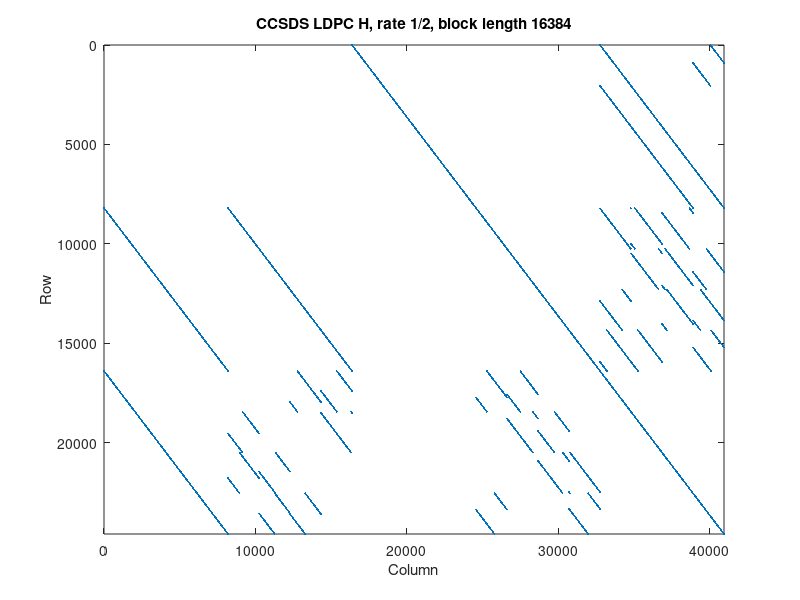

Write the MATLAB code that produced this figure.
% CCSDS 131.0-B-5 / Section 7.4 LDPC parity-check matrix builder.
% This script builds the full parity-check matrix H, including the last
% punctured M columns defined by Section 7.4.2.5.

% Manual parameter selection.
rate = '1/2';
block_length = 16384;

% Section 7.4 supports:
%   rates: 1/2, 2/3, 4/5
%   information block lengths: 1024, 4096, 16384

if strcmp(rate, '1/2')
  if block_length == 1024
    M = 512;
  elseif block_length == 4096
    M = 2048;
  elseif block_length == 16384
    M = 8192;
  else
    error('Unsupported block length for rate 1/2.');
  end
elseif strcmp(rate, '2/3')
  if block_length == 1024
    M = 256;
  elseif block_length == 4096
    M = 1024;
  elseif block_length == 16384
    M = 4096;
  else
    error('Unsupported block length for rate 2/3.');
  end
elseif strcmp(rate, '4/5')
  if block_length == 1024
    M = 128;
  elseif block_length == 4096
    M = 512;
  elseif block_length == 16384
    M = 2048;
  else
    error('Unsupported block length for rate 4/5.');
  end
else
  error('Unsupported rate. Use 1/2, 2/3, or 4/5.');
end

supported_M = [128, 256, 512, 1024, 2048, 4096, 8192];
tuple_column = find(supported_M == M, 1);
if isempty(tuple_column)
  error('Unsupported submatrix size M.');
end

theta = [ ...
  3; 0; 1; 2; 2; 3; 0; 1; 0; 1; 2; 0; 2; 3; 0; 1; 2; 0; 1; 2; 0; 1; 2; 1; 2; 3];

phi0 = [ ...
     1,   59,   16,  160,  108,  226, 1148;
    22,   18,  103,  241,  126,  618, 2032;
     0,   52,  105,  185,  238,  404,  249;
    26,   23,    0,  251,  481,   32, 1807;
     0,   11,   50,  209,   96,  912,  485;
    10,    7,   29,  103,   28,  950, 1044;
     5,   22,  115,   90,   59,  534,  717;
    18,   25,   30,  184,  225,   63,  873;
     3,   27,   92,  248,  323,  971,  364;
    22,   30,   78,   12,   28,  304, 1926;
     3,   43,   70,  111,  386,  409, 1241;
     8,   14,   66,   66,  305,  708, 1769;
    25,   46,   39,  173,   34,  719,  532;
    25,   62,   84,   42,  510,  176,  768;
     2,   44,   79,  157,  147,  743, 1138;
    27,   12,   70,  174,  199,  759,  965;
     7,   38,   29,  104,  347,  674,  141;
     7,   47,   32,  144,  391,  958, 1527;
    15,    1,   45,   43,  165,  984,  505;
    10,   52,  113,  181,  414,   11, 1312;
     4,   61,   86,  250,   97,  413, 1840;
    19,   10,    1,  202,  158,  925,  709;
     7,   55,   42,   68,   86,  687, 1427;
     9,    7,  118,  177,  168,  752,  989;
    26,   12,   33,  170,  506,  867, 1925;
    17,    2,  126,   89,  489,  323,  270];

phi1 = [ ...
     0,    0,    0,    0,    0,    0,    0;
    27,   32,   53,  182,  375,  767, 1822;
    30,   21,   74,  249,  436,  227,  203;
    28,   36,   45,   65,  350,  247,  882;
     7,   30,   47,   70,  260,  284, 1989;
     1,   29,    0,  141,   84,  370,  957;
     8,   44,   59,  237,  318,  482, 1705;
    20,   29,  102,   77,  382,  273, 1083;
    26,   39,   25,   55,  169,  886, 1072;
    24,   14,    3,   12,  213,  634,  354;
     4,   22,   88,  227,   67,  762, 1942;
    12,   15,   65,   42,  313,  184,  446;
    23,   48,   62,   52,  242,  696, 1456;
    15,   55,   68,  243,  188,  413, 1940;
    15,   39,   91,  179,    1,  854, 1660;
    22,   11,   70,  250,  306,  544, 1661;
    31,    1,  115,  247,  397,  864,  587;
     3,   50,   31,  164,   80,   82,  708;
    29,   40,  121,   17,   33, 1009, 1466;
    21,   62,   45,   31,    7,  437,  433;
     2,   27,   56,  149,  447,   36, 1345;
     5,   38,   54,  105,  336,  562,  867;
    11,   40,  108,  183,  424,  816, 1551;
    26,   15,   14,  153,  134,  452, 2041;
     9,   11,   30,  177,  152,  290, 1383;
    17,   18,  116,   19,  492,  778, 1790];

phi2 = [ ...
     0,    0,    0,    0,    0,    0,    0;
    12,   46,    8,   35,  219,  254,  318;
    30,   45,  119,  167,   16,  790,  494;
    18,   27,   89,  214,  263,  642, 1467;
    10,   48,   31,   84,  415,  248,  757;
    16,   37,  122,  206,  403,  899, 1085;
    13,   41,    1,  122,  184,  328, 1630;
     9,   13,   69,   67,  279,  518,   64;
     7,    9,   92,  147,  198,  477,  689;
    15,   49,   47,   54,  307,  404, 1300;
    16,   36,   11,   23,  432,  698,  148;
    18,   10,   31,   93,  240,  160,  777;
     4,   11,   19,   20,  454,  497, 1431;
    23,   18,   66,  197,  294,  100,  659;
     5,   54,   49,   46,  479,  518,  352;
     3,   40,   81,  162,  289,   92, 1177;
    29,   27,   96,  101,  373,  464,  836;
    11,   35,   38,   76,  104,  592, 1572;
     4,   25,   83,   78,  141,  198,  348;
     8,   46,   42,  253,  270,  856, 1040;
     2,   24,   58,  124,  439,  235,  779;
    11,   33,   24,  143,  333,  134,  476;
    11,   18,   25,   63,  399,  542,  191;
     3,   37,   92,   41,   14,  545, 1393;
    15,   35,   38,  214,  277,  777, 1752;
    13,   21,  120,   70,  412,  483, 1627];

phi3 = [ ...
     0,    0,    0,    0,    0,    0,    0;
    13,   44,   35,  162,  312,  285, 1189;
    19,   51,   97,    7,  503,  554,  458;
    14,   12,  112,   31,  388,  809,  460;
    15,   15,   64,  164,   48,  185, 1039;
    20,   12,   93,   11,    7,   49, 1000;
    17,    4,   99,  237,  185,  101, 1265;
     4,    7,   94,  125,  328,   82, 1223;
     4,    2,  103,  133,  254,  898,  874;
    11,   30,   91,   99,  202,  627, 1292;
    17,   53,    3,  105,  285,  154, 1491;
    20,   23,    6,   17,   11,   65,  631;
     8,   29,   39,   97,  168,   81,  464;
    22,   37,  113,   91,  127,  823,  461;
    19,   42,   92,  211,    8,   50,  844;
    15,   48,  119,  128,  437,  413,  392;
     5,    4,   74,   82,  475,  462,  922;
    21,   10,   73,  115,   85,  175,  256;
    17,   18,  116,  248,  419,  715, 1986;
     9,   56,   31,   62,  459,  537,   19;
    20,    9,  127,   26,  468,  722,  266;
    18,   11,   98,  140,  209,   37,  471;
    31,   23,   23,  121,  311,  488, 1166;
    13,    8,   38,   12,  211,  179, 1300;
     2,    7,   18,   41,  510,  430, 1033;
    18,   24,   62,  249,  320,  264, 1606];

if mod(M, 4) ~= 0
  error('Section 7.4 requires M divisible by 4.');
end

I = speye(M);
Z = sparse(M, M);
quarter_M = M / 4;

Pi = cell(26, 1);
for k = 1:26
  phi_values = [phi0(k, tuple_column), phi1(k, tuple_column), ...
                phi2(k, tuple_column), phi3(k, tuple_column)];
  row_index = zeros(M, 1);
  column_index = zeros(M, 1);
  for i = 0:(M - 1)
    j = floor((4 * i) / M);
    pi_value = quarter_M * mod(theta(k) + j, 4) + mod(phi_values(j + 1) + i, quarter_M);
    row_index(i + 1) = i + 1;
    column_index(i + 1) = pi_value + 1;
  end
  Pi{k} = sparse(row_index, column_index, 1, M, M);
end

% The non-identity CCSDS blocks are modulo-2 sums of permutation matrices.
S1  = Pi{1};
S2  = mod(Pi{2}  + Pi{3}  + Pi{4},  2);
S3  = mod(Pi{5}  + Pi{6},          2);
S4  = mod(Pi{7}  + Pi{8},          2);
S5  = mod(Pi{9}  + Pi{10} + Pi{11}, 2);
S6  = mod(Pi{12} + Pi{13} + Pi{14}, 2);
S7  = mod(Pi{15} + Pi{16} + Pi{17}, 2);
S8  = mod(Pi{18} + Pi{19} + Pi{20}, 2);
S9  = mod(Pi{21} + Pi{22} + Pi{23}, 2);
S10 = mod(Pi{24} + Pi{25} + Pi{26}, 2);

% Section 7.4.2.2: rate-1/2 parity-check matrix.
H_half = [Z,  Z,  I,  Z,      mod(I + S1, 2);
          I,  I,  Z,  I,      S2;
          I,  S3, Z,  S4,     I];

if strcmp(rate, '1/2')
  H = sparse(mod(H_half, 2));
elseif strcmp(rate, '2/3')
  % Section 7.4.2.3: rate-2/3 parity-check matrix.
  H = [Z,  Z,  Z,  Z,  I,  Z,      mod(I + S1, 2);
       S5, I,  I,  I,  Z,  I,      S2;
       I,  S6, I,  S3, Z,  S4,     I];
  H = sparse(mod(H, 2));
elseif strcmp(rate, '4/5')
  % Section 7.4.2.3: rate-4/5 parity-check matrix, expressed as a 6-column
  % extension prepended to the rate-1/2 structure.
  H = [Z,   Z,   Z,   Z,   Z,   Z,   Z,  Z,  I,  Z,      mod(I + S1, 2);
       S9,  S7,  S5,  S6,  I,   I,   I,  I,  Z,  I,      S2;
       S10, S8,  Z,   Z,   I,   I,   I,  S3, Z,  S4,     I];
  H = sparse(mod(H, 2));
else
  error('Unsupported rate.');
end

fprintf('Built CCSDS LDPC H for rate %s, block length %d.\n', rate, block_length);
fprintf('H size: %d x %d\n', rows(H), columns(H));
fprintf('Submatrix size M: %d\n', M);
fprintf('Last %d columns are the punctured columns defined by Section 7.4.2.5.\n', M);

% Save a PNG showing the sparsity pattern of H in the current folder.
image_filename = sprintf('H_%s_%d.png', strrep(rate, '/', '_'), block_length);
figure('visible', 'off');
spy(H, 4);
title(sprintf('CCSDS LDPC H, rate %s, block length %d', rate, block_length));
xlabel('Column');
ylabel('Row');
print(image_filename, '-dpng');
close(gcf);

fprintf('Saved H plot to %s\n', image_filename);
